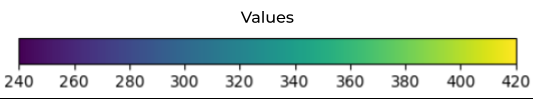
#> input picture python/rlgpu/colorbar.png, 533 x 99 px
$ python make_video.py
#> lines starting #> are read from the running program, lines starting #| are printed output that depends on the picture
import subprocess
import time
import sys
import os
from glob import glob
import cv2
from concurrent.futures import ThreadPoolExecutor
import numpy as np

def main():
    """load all frames from "frames". The files are FL-frame-0001.png, FL-frame-0002.png, ...
    For each of FL, FR, RL, RR, we will load all frames and compile them into a video.
    There is also the camera frames where are named frame-0001.png, frame-0002.png, ...
    """
    try:
        name = sys.argv[1]
    except IndexError:
        print("Please provide a name for the video")

    # load all frames
    frames_dict = {}
    feet = ['FL', 'FR', 'RL', 'RR']
    # Load frames for each camera
    for foot in feet:
        frame_pattern = os.path.join('H_frames', f"{foot}-frame-*.png")
        frames_dict[foot] = sorted(glob(frame_pattern))

    # Load general camera frames
    general_frame_pattern = os.path.join('H_frames', "frame-*.png")
    frames_dict['H'] = sorted(glob(general_frame_pattern))
    general_frame_pattern = os.path.join('F_frames', "frame-*.png")
    frames_dict['F'] = sorted(glob(general_frame_pattern))

    # assemble and save frames
    frames_dir = "final_frames"
    if os.path.exists(frames_dir):
        os.system(f"rm -rf {frames_dir}")
    os.makedirs(frames_dir)
    frame_idx = 0
    colorbar = cv2.imread("colorbar.png")
#> colorbar is the input picture: shape (99, 533, 3); mean B, G, R 206, 212.4, 200
    # scale by 0.6
    scale = 0.65
    colorbar = cv2.resize(colorbar, (int(colorbar.shape[1]*scale), int(colorbar.shape[0]*scale)))
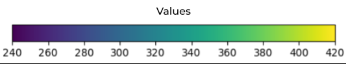
#> colorbar: shape (64, 346, 3); mean B, G, R 205.9, 212.4, 199.9

    legend = cv2.imread("legend_optimal_footstep_target.png")
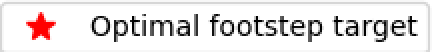
#> input picture python/rlgpu/legend_optimal_footstep_target.png, 216 x 26 px (shown 2 times larger)
#> legend is the input picture: shape (26, 216, 3); mean B, G, R 224.6, 224.6, 229.1
    scale = 0.8
    legend = cv2.resize(legend, (int(legend.shape[1]*scale), int(legend.shape[0]*scale)))
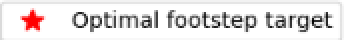
#> legend: shape (20, 172, 3) (shown 2 times larger); mean B, G, R 224.6, 224.6, 229.1
#> (the run stopped early here; a loop or call above may not have finished)
